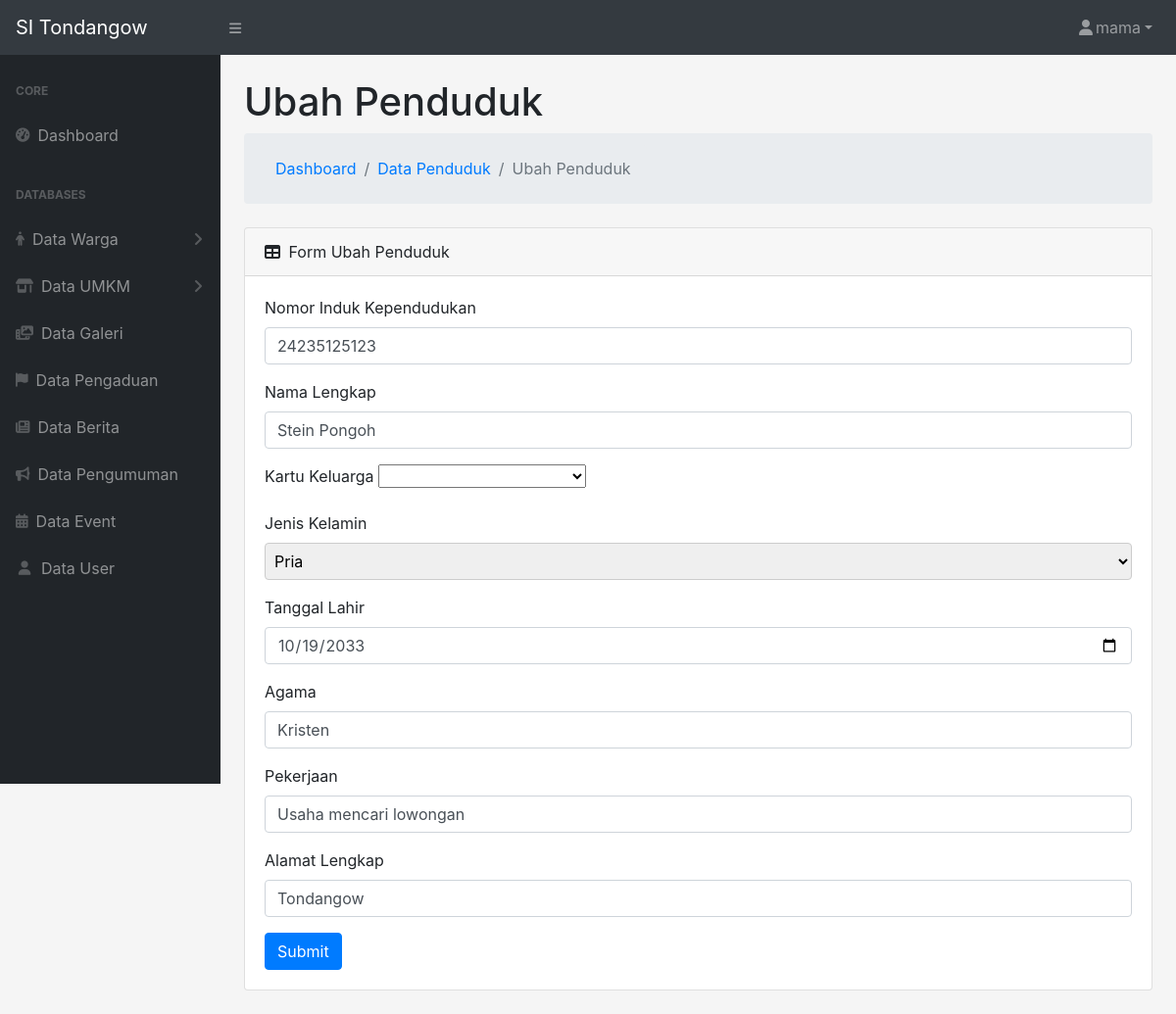
The app's page /adminSidesa/models/ubahPenduduk.php?id=2 (signed in) with its own data.
### tables this page shows
CREATE TABLE `penduduk` (
  `id` int(11) NOT NULL,
  `no_kk` int(255) NOT NULL,
  `nik` varchar(255) NOT NULL,
  `nama` varchar(255) NOT NULL,
  `tanggal_lahir` date NOT NULL,
  `jenis_kelamin` varchar(255) NOT NULL,
  `agama` varchar(255) NOT NULL,
  `pekerjaan` varchar(255) NOT NULL,
  `alamat_lengkap` varchar(255) NOT NULL
);

### adminSidesa/functions/general.php (called while the page is built, shortened)
<?php
require_once 'dbconnect.php';
function query($query)
{
    global $dbconnect;
    $result = mysqli_query($dbconnect, $query);
    $rows = [];
    while ($row = mysqli_fetch_assoc($result)) {
        $rows[] = $row;
    }
    return $rows;
}
?>

### adminSidesa/models/ubahPenduduk.php (the view, shortened to what this page needs)
<?php
include '../templates/header.php';
include '../functions/penduduk.php';
$pageName = 'Ubah Penduduk';
$getId = $_GET['id'];
$queryNoIDPenduduk=query("SELECT penduduk.no_kk FROM penduduk INNER JOIN keluarga ON penduduk.no_kk=keluarga.id WHERE penduduk.id='$getId'")[0];
$querySelectedData=query("SELECT keluarga.nama_kepala_keluarga, penduduk.id, keluarga.no_kk, penduduk.no_kk, nik, nama, tanggal_lahir, jenis_kelamin, agama, pekerjaan, alamat_lengkap FROM penduduk INNER JOIN keluarga ON penduduk.no_kk=keluarga.id WHERE penduduk.id='$getId'")[0];
?>
<div id="layoutSidenav_content">
    <main>
        <div class="container-fluid">
            <h1 class="mt-4"><?= $pageName ?></h1>
            <ol class="breadcrumb mb-4">
                <ol class="breadcrumb mb-0">
                    <li class="breadcrumb-item"><a href="../index.php">Dashboard</a></li>
                    <li class="breadcrumb-item"><a href="../controllers/dataPenduduk.php">Data Penduduk</a></li>
                    <li class="breadcrumb-item active"><?= $pageName ?></li>
                </ol>
            </ol>
            <div class="card mb-4">
                <div class="card-header">
                    <div>
                        <i class="fas fa-table mr-1 position-relative"></i>
                        Form <?= $pageName ?>
                    </div>
                </div>
                <div class="card-body">
                    <form action="#" method="post" enctype="multipart/form-data">
                        <div class="form-group">
                            <label for="nik">Nomor Induk Kependudukan</label>
                            <input value="<?= $querySelectedData["nik"]?>" name="nik" autocomplete="off" type="number" class="form-control" id="nik" placeholder="..." required>
                        </div>
                        <div class="form-group">
                            <label for="nama">Nama Lengkap</label>
                            <input value="<?= $querySelectedData['nama']?>" name="nama" autocomplete="off" type="text" class="form-control" id="nama" placeholder="..." required>
                        </div>
                        <div class="form-group">
                            <label for="kk">Kartu Keluarga</label>
                            <select name="kk" id="selectize" class="form-select" required>
                                <option value="<?= $queryNoIDPenduduk['no_kk']?>" selected hidden></option>
                                <?php
                                $query = mysqli_query($dbconnect, "SELECT * FROM keluarga") or die(mysqli_error($dbconnect));
                                while ($data = mysqli_fetch_array($query)) {
                                    echo "<option value=$data[id]>$data[no_kk] - $data[nama_kepala_keluarga]</option>";
                                }
                                ?>
                            </select>
                        </div>
                        <div class="form-group flex-column" style="display: flex;">
                            <label for="jenis_kelamin">Jenis Kelamin</label>
                            <select id='jenis_kelamin' name="jenis_kelamin" style="padding:5px; height: 38px; border-radius: 4px; border-color:rgb(204, 204, 204); outline:none;" id="jenis_kelamin" class="form-select" required>
                                <option value="<?=$querySelectedData['jenis_kelamin']?>" selected><?=$querySelectedData['jenis_kelamin']?></option>
                            </select>
                        </div>
                        <div class="form-group">
                            <label for="tanggal_lahir">Tanggal Lahir</label>
                            <input value="<?=$querySelectedData['tanggal_lahir']?>" name="tanggal_lahir" autocomplete="off" type="date" class="form-control" id="tanggal_lahir" required>
                        </div>
                        <div class="form-group">
                            <label for="agama">Agama</label>
                            <input value="<?=$querySelectedData['agama']?>" name="agama" autocomplete="off" type="text" class="form-control" id="agama" placeholder="..." required>
                        </div>
                        <div class="form-group">
                            <label for="pekerjaan">Pekerjaan</label>
                            <input value="<?=$querySelectedData['pekerjaan']?>" name="pekerjaan" autocomplete="off" type="text" class="form-control" id="pekerjaan" placeholder="..." required>
                        </div>
                        <div class="form-group">
                            <label for="alamat_lengkap">Alamat Lengkap</label>
                            <input value="<?=$querySelectedData['alamat_lengkap']?>" name="alamat_lengkap" autocomplete="off" type="text" class="form-control" id="alamat_lengkap" placeholder="..." required>
                        </div>
                        <button name="submit" id="submit" type="submit" class="btn btn-primary">Submit</button>
                    </form>
                </div>
            </div>
        </div>
    </main>
</div>
</div>
<?php include '../templates/footer.php'; ?>

### records on screen
penduduk: nik "24235125123", nama "Stein Pongoh", jenis_kelamin "Pria", tanggal_lahir "10/19/2033", agama "Kristen", pekerjaan "Usaha mencari lowongan", alamat_lengkap "Tondangow"

### other values on screen
$_SESSION['username'] "mama"
$pageName "Ubah Penduduk"
